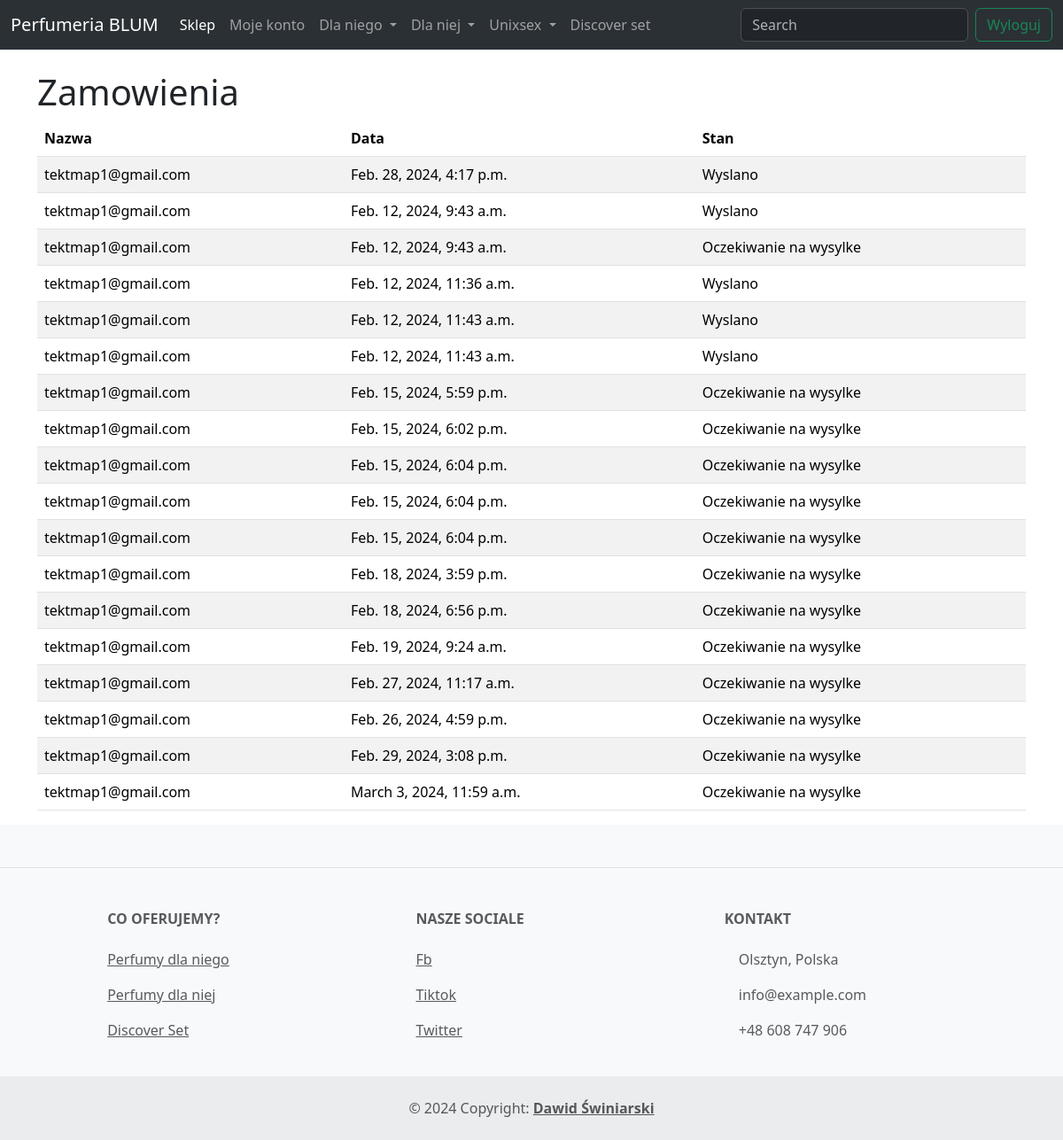
The app's page /my_orders/ (signed in), older data.
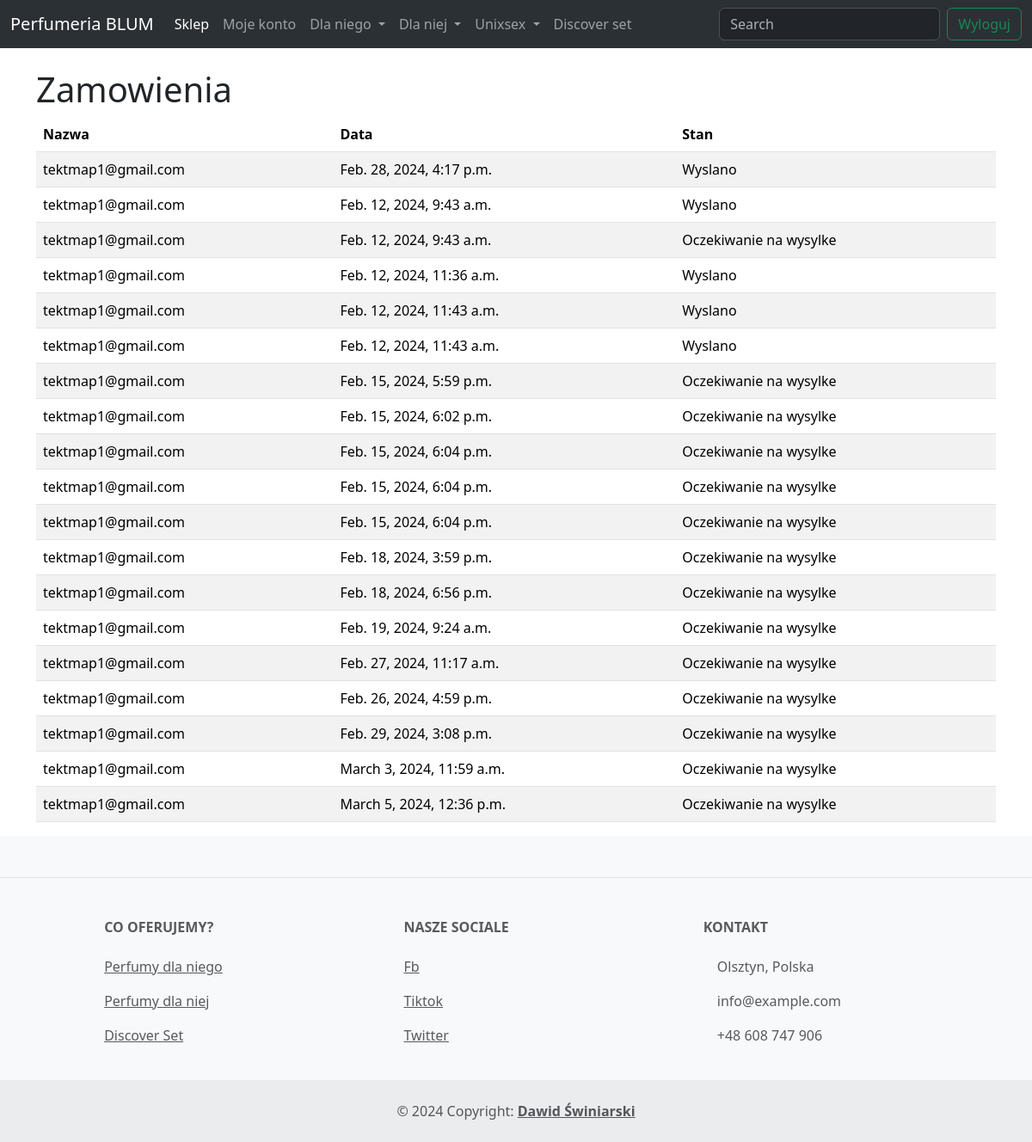
The same page, newer data.
### product/models.py (models this page shows, shortened)
class Card(models.Model):
    user = models.ForeignKey(to=User, on_delete=models.CASCADE, default="", blank=True)
    quantity = models.IntegerField(default=1, blank=True)
    price = models.IntegerField(default=0)
    street = models.CharField(max_length=100, default="", blank=True)
    city = models.CharField(max_length=100, default="", blank=True)
    postal_code = models.CharField(max_length=6, default="", blank=True)
    phone_number = models.CharField(max_length=9, default="", blank=True)
    email = models.EmailField(default="", blank=True)
    first_name = models.CharField(max_length=50, default="", blank=True)
    last_name = models.CharField(max_length=50, default="", blank=True)
    promo_code = models.CharField(max_length=10, default="", blank=True)
    is_order = models.BooleanField(default=False, blank=True)
    date = models.DateTimeField(default=django.utils.timezone.now, blank=True)
    is_shipped = models.BooleanField(default=False)
    is_delivered = models.BooleanField(default=False)
    free_shipping = models.BooleanField(default=False)

### users/models.py (models this page shows)
class User(AbstractUser):
    address = models.CharField(max_length=50,default="")
    city = models.CharField(max_length=50,default="")
    postal_code = models.IntegerField(default=0)
    phone_number = models.IntegerField(default=0)
    is_staff = models.BooleanField(default=False)
    USERNAME_FIELD = 'email'
    email = models.EmailField( unique=True)
    REQUIRED_FIELDS = []

### product/views.py (the view)
# urls.py: path('my_orders/',UserOrders.as_view(),name='my_orders'),
class UserOrders(View):
    def get(self, request):
        orders = Card.objects.filter(user=request.user)
        context = {
            'orders': orders
        }
        return render(request, 'product/user_orderview.html', context=context)

### templates/product/user_orderview.html (shortened to what this page needs)
{% extends 'base.html' %}
{% block content %}
    <div class="container">
         <h1 class="mt-4">Zamowienia</h1>
            <div class="row">
                <div class="col-md-12">
                    <table class="table table-striped">
                        <thead>
                            <tr>
                                <th scope="col">Nazwa</th>
                                <th scope="col">Data</th>
                                <th scope="col">Stan</th>
                            </tr>
                        </thead>
                        <tbody>
                            {% for order in orders %}
                                <tr>
                                    <td>{{ order.user.email }}</td>
                                    <td>{{ order.date }}</td>
                                    {% if order.is_shipped %}
                                        <td>Wyslano</td>
                                    {% else %}
                                        <td>Oczekiwanie na wysylke</td>
                                    {% endif %}
                                </tr>
                            {% endfor %}
                        </tbody>
                    </table>
                </div>
        </div>
     </div>
{% endblock %}

Row changes from the older to the newer data that the page shows:
added Card: user.email "tektmap1@gmail.com", date "March 5, 2024, 12:36 p.m.", is_shipped "Oczekiwanie na wysylke"
